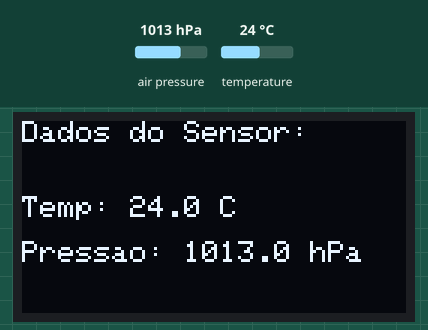
A sketch run on a simulated Arduino Uno, built with avr-gcc and run on an emulated ATmega328P. Parts: 128×64 one-colour display. The test bench sets the inputs (shaded band); at power-on: air pressure 1013 hPa, temperature 24 °C.

Above: at 2.8 s.
2.9 s: air pressure set to 952 hPa
At 5.2 s:
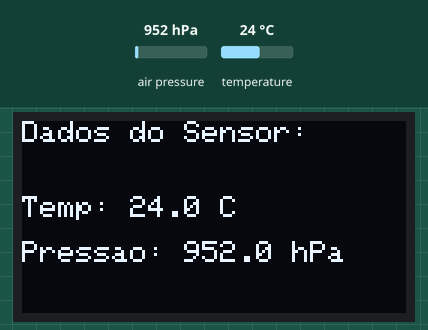
5.6 s: temperature set to 12 °C
At 6.8 s:
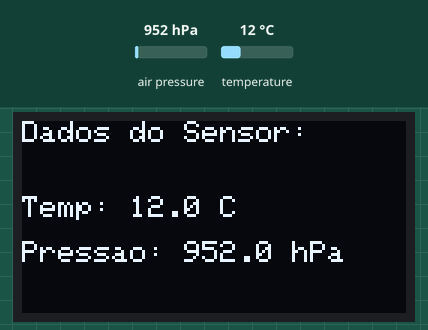
8.3 s: air pressure set to 975 hPa
At 11.2 s:
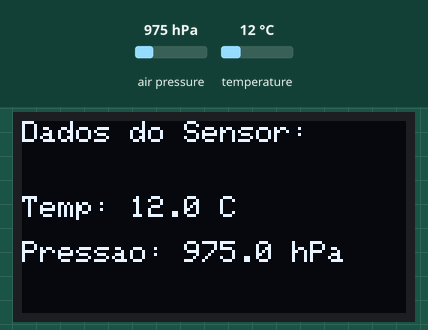
11.7 s: temperature set to 19 °C
Timing chart, 0 to 14.7 s (numbered marks = the images above; inputs shaded):
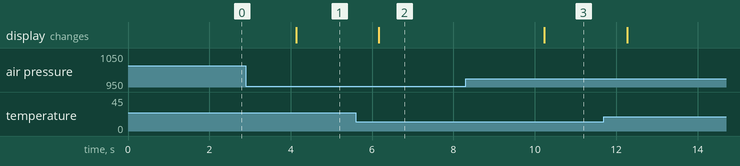

The sketch:

temperaturaArduino.ino
```cpp
#include <Wire.h>
#include <Adafruit_GFX.h>
#include <Adafruit_SSD1306.h>
#include <Adafruit_BMP280.h>

#define SCREEN_WIDTH 128
#define SCREEN_HEIGHT 64
#define OLED_RESET -1
Adafruit_SSD1306 display(SCREEN_WIDTH, SCREEN_HEIGHT, &Wire, OLED_RESET);

Adafruit_BMP280 bmp;

void setup() {
  Serial.begin(9600);


  if(!display.begin(SSD1306_SWITCHCAPVCC, 0x3C)) {
    Serial.println(F("Falha ao iniciar OLED"));
    while(1);
  }


  if (!bmp.begin(0x76)) {
    Serial.println(F("Sensor BMP não encontrado!"));
    while (1);
  }

  display.clearDisplay();
  display.setTextSize(1);
  display.setTextColor(SSD1306_WHITE);
}

void loop() {
  display.clearDisplay();


  display.setCursor(0,0);
  display.setTextSize(1);
  display.println(F("Dados do Sensor:"));

  display.setCursor(0 , 25);
  display.print(F("Temp: "));
  display.print(bmp.readTemperature(), 1);
  display.println(" C");

  display.setCursor(0, 40);
  display.print(F("Pressao: "));
  display.print(bmp.readPressure() / 100.0, 1);
  display.println(" hPa");

  display.display();
  delay(2000);
}
```

Measured:
- after the input at 2.9 s, the display: changes after 1.2 s (image 1)
- after the input at 5.6 s, the display: changes after 0.57 s (image 2)
- after the input at 8.3 s, the display: changes after 1.9 s (image 3)
